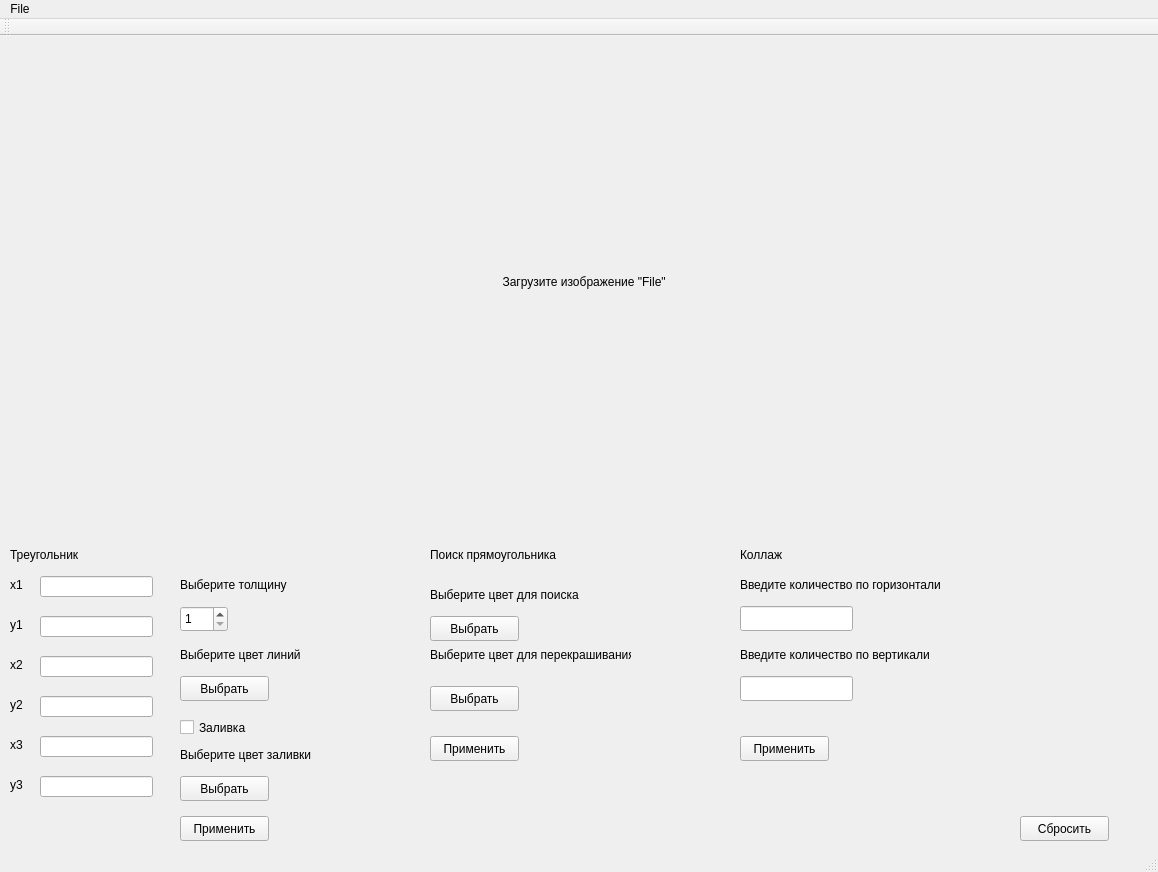
<?xml version="1.0" encoding="UTF-8"?>
<ui version="4.0">
 <class>MainWindow</class>
 <widget class="QMainWindow" name="MainWindow">
  <property name="geometry">
   <rect>
    <x>0</x>
    <y>0</y>
    <width>1158</width>
    <height>872</height>
   </rect>
  </property>
  <property name="windowTitle">
   <string>MainWindow</string>
  </property>
  <widget class="QWidget" name="centralWidget">
   <widget class="QLabel" name="bmp">
    <property name="geometry">
     <rect>
      <x>0</x>
      <y>0</y>
      <width>1131</width>
      <height>491</height>
     </rect>
    </property>
    <property name="text">
     <string>                                                                                                                                                       Загрузите изображение &quot;File&quot;</string>
    </property>
   </widget>
   <widget class="QLabel" name="label_2">
    <property name="geometry">
     <rect>
      <x>10</x>
      <y>510</y>
      <width>101</width>
      <height>17</height>
     </rect>
    </property>
    <property name="text">
     <string>Треугольник</string>
    </property>
   </widget>
   <widget class="QLabel" name="label_3">
    <property name="geometry">
     <rect>
      <x>10</x>
      <y>540</y>
      <width>16</width>
      <height>17</height>
     </rect>
    </property>
    <property name="text">
     <string>x1</string>
    </property>
   </widget>
   <widget class="QLabel" name="label_4">
    <property name="geometry">
     <rect>
      <x>10</x>
      <y>580</y>
      <width>31</width>
      <height>17</height>
     </rect>
    </property>
    <property name="text">
     <string>y1</string>
    </property>
   </widget>
   <widget class="QLabel" name="label_5">
    <property name="geometry">
     <rect>
      <x>10</x>
      <y>620</y>
      <width>67</width>
      <height>17</height>
     </rect>
    </property>
    <property name="text">
     <string>x2</string>
    </property>
   </widget>
   <widget class="QLabel" name="label_6">
    <property name="geometry">
     <rect>
      <x>10</x>
      <y>660</y>
      <width>21</width>
      <height>17</height>
     </rect>
    </property>
    <property name="text">
     <string>y2</string>
    </property>
   </widget>
   <widget class="QLabel" name="label_7">
    <property name="geometry">
     <rect>
      <x>10</x>
      <y>700</y>
      <width>21</width>
      <height>17</height>
     </rect>
    </property>
    <property name="text">
     <string>x3</string>
    </property>
   </widget>
   <widget class="QLabel" name="label_8">
    <property name="geometry">
     <rect>
      <x>10</x>
      <y>740</y>
      <width>21</width>
      <height>17</height>
     </rect>
    </property>
    <property name="text">
     <string>y3</string>
    </property>
   </widget>
   <widget class="QLineEdit" name="x0">
    <property name="geometry">
     <rect>
      <x>40</x>
      <y>540</y>
      <width>113</width>
      <height>21</height>
     </rect>
    </property>
   </widget>
   <widget class="QLineEdit" name="y0">
    <property name="geometry">
     <rect>
      <x>40</x>
      <y>580</y>
      <width>113</width>
      <height>21</height>
     </rect>
    </property>
   </widget>
   <widget class="QLineEdit" name="x1">
    <property name="geometry">
     <rect>
      <x>40</x>
      <y>620</y>
      <width>113</width>
      <height>21</height>
     </rect>
    </property>
   </widget>
   <widget class="QLineEdit" name="y1">
    <property name="geometry">
     <rect>
      <x>40</x>
      <y>660</y>
      <width>113</width>
      <height>21</height>
     </rect>
    </property>
   </widget>
   <widget class="QLineEdit" name="x2">
    <property name="geometry">
     <rect>
      <x>40</x>
      <y>700</y>
      <width>113</width>
      <height>21</height>
     </rect>
    </property>
   </widget>
   <widget class="QLineEdit" name="y2">
    <property name="geometry">
     <rect>
      <x>40</x>
      <y>740</y>
      <width>113</width>
      <height>21</height>
     </rect>
    </property>
   </widget>
   <widget class="QLabel" name="label_9">
    <property name="geometry">
     <rect>
      <x>180</x>
      <y>540</y>
      <width>141</width>
      <height>17</height>
     </rect>
    </property>
    <property name="text">
     <string>Выберите толщину</string>
    </property>
   </widget>
   <widget class="QSpinBox" name="spinBox">
    <property name="geometry">
     <rect>
      <x>180</x>
      <y>570</y>
      <width>48</width>
      <height>26</height>
     </rect>
    </property>
    <property name="minimum">
     <number>1</number>
    </property>
   </widget>
   <widget class="QLabel" name="label_10">
    <property name="geometry">
     <rect>
      <x>180</x>
      <y>610</y>
      <width>161</width>
      <height>17</height>
     </rect>
    </property>
    <property name="text">
     <string>Выберите цвет линий</string>
    </property>
   </widget>
   <widget class="QPushButton" name="color1">
    <property name="geometry">
     <rect>
      <x>180</x>
      <y>640</y>
      <width>89</width>
      <height>25</height>
     </rect>
    </property>
    <property name="text">
     <string>Выбрать</string>
    </property>
   </widget>
   <widget class="QPushButton" name="ok">
    <property name="geometry">
     <rect>
      <x>180</x>
      <y>780</y>
      <width>89</width>
      <height>25</height>
     </rect>
    </property>
    <property name="text">
     <string>Применить</string>
    </property>
   </widget>
   <widget class="QPushButton" name="color2">
    <property name="geometry">
     <rect>
      <x>180</x>
      <y>740</y>
      <width>89</width>
      <height>25</height>
     </rect>
    </property>
    <property name="text">
     <string>Выбрать</string>
    </property>
   </widget>
   <widget class="QLabel" name="label_11">
    <property name="geometry">
     <rect>
      <x>180</x>
      <y>710</y>
      <width>161</width>
      <height>17</height>
     </rect>
    </property>
    <property name="text">
     <string>Выберите цвет заливки</string>
    </property>
   </widget>
   <widget class="QCheckBox" name="checkBox">
    <property name="geometry">
     <rect>
      <x>180</x>
      <y>680</y>
      <width>92</width>
      <height>23</height>
     </rect>
    </property>
    <property name="mouseTracking">
     <bool>true</bool>
    </property>
    <property name="text">
     <string>Заливка</string>
    </property>
   </widget>
   <widget class="QPushButton" name="cancel">
    <property name="geometry">
     <rect>
      <x>1020</x>
      <y>780</y>
      <width>89</width>
      <height>25</height>
     </rect>
    </property>
    <property name="text">
     <string>Сбросить</string>
    </property>
   </widget>
   <widget class="QLabel" name="label_12">
    <property name="geometry">
     <rect>
      <x>740</x>
      <y>510</y>
      <width>101</width>
      <height>17</height>
     </rect>
    </property>
    <property name="text">
     <string>Коллаж</string>
    </property>
   </widget>
   <widget class="QLabel" name="label_13">
    <property name="geometry">
     <rect>
      <x>740</x>
      <y>540</y>
      <width>271</width>
      <height>17</height>
     </rect>
    </property>
    <property name="text">
     <string>Введите количество по горизонтали</string>
    </property>
   </widget>
   <widget class="QLabel" name="label_14">
    <property name="geometry">
     <rect>
      <x>740</x>
      <y>610</y>
      <width>271</width>
      <height>17</height>
     </rect>
    </property>
    <property name="text">
     <string>Введите количество по вертикали</string>
    </property>
   </widget>
   <widget class="QLineEdit" name="N">
    <property name="geometry">
     <rect>
      <x>740</x>
      <y>570</y>
      <width>113</width>
      <height>25</height>
     </rect>
    </property>
   </widget>
   <widget class="QLineEdit" name="M">
    <property name="geometry">
     <rect>
      <x>740</x>
      <y>640</y>
      <width>113</width>
      <height>25</height>
     </rect>
    </property>
   </widget>
   <widget class="QPushButton" name="ok_2">
    <property name="geometry">
     <rect>
      <x>740</x>
      <y>700</y>
      <width>89</width>
      <height>25</height>
     </rect>
    </property>
    <property name="text">
     <string>Применить</string>
    </property>
   </widget>
   <widget class="QLabel" name="label_15">
    <property name="geometry">
     <rect>
      <x>430</x>
      <y>510</y>
      <width>181</width>
      <height>17</height>
     </rect>
    </property>
    <property name="text">
     <string>Поиск прямоугольника</string>
    </property>
   </widget>
   <widget class="QLabel" name="label_16">
    <property name="geometry">
     <rect>
      <x>430</x>
      <y>550</y>
      <width>201</width>
      <height>17</height>
     </rect>
    </property>
    <property name="text">
     <string>Выберите цвет для поиска</string>
    </property>
   </widget>
   <widget class="QLabel" name="label_17">
    <property name="geometry">
     <rect>
      <x>430</x>
      <y>610</y>
      <width>201</width>
      <height>17</height>
     </rect>
    </property>
    <property name="text">
     <string>Выберите цвет для перекрашивания</string>
    </property>
   </widget>
   <widget class="QPushButton" name="color1_2">
    <property name="geometry">
     <rect>
      <x>430</x>
      <y>580</y>
      <width>89</width>
      <height>25</height>
     </rect>
    </property>
    <property name="text">
     <string>Выбрать</string>
    </property>
   </widget>
   <widget class="QPushButton" name="color2_2">
    <property name="geometry">
     <rect>
      <x>430</x>
      <y>650</y>
      <width>89</width>
      <height>25</height>
     </rect>
    </property>
    <property name="text">
     <string>Выбрать</string>
    </property>
   </widget>
   <widget class="QPushButton" name="ok_3">
    <property name="geometry">
     <rect>
      <x>430</x>
      <y>700</y>
      <width>89</width>
      <height>25</height>
     </rect>
    </property>
    <property name="text">
     <string>Применить</string>
    </property>
   </widget>
   <widget class="QWidget" name="gridLayoutWidget">
    <property name="geometry">
     <rect>
      <x>-1</x>
      <y>-1</y>
      <width>1161</width>
      <height>501</height>
     </rect>
    </property>
    <layout class="QGridLayout" name="gridLayout"/>
   </widget>
  </widget>
  <widget class="QMenuBar" name="menuBar">
   <property name="geometry">
    <rect>
     <x>0</x>
     <y>0</y>
     <width>1158</width>
     <height>22</height>
    </rect>
   </property>
   <widget class="QMenu" name="menuFile">
    <property name="title">
     <string>File</string>
    </property>
    <addaction name="actionOpen"/>
    <addaction name="actionSave_as"/>
   </widget>
   <addaction name="menuFile"/>
  </widget>
  <widget class="QToolBar" name="mainToolBar">
   <attribute name="toolBarArea">
    <enum>TopToolBarArea</enum>
   </attribute>
   <attribute name="toolBarBreak">
    <bool>false</bool>
   </attribute>
  </widget>
  <widget class="QStatusBar" name="statusBar"/>
  <action name="actionOpen">
   <property name="text">
    <string>Open</string>
   </property>
  </action>
  <action name="actionSave_as">
   <property name="text">
    <string>Save as</string>
   </property>
  </action>
 </widget>
 <layoutdefault spacing="6" margin="11"/>
 <resources/>
 <connections/>
</ui>
